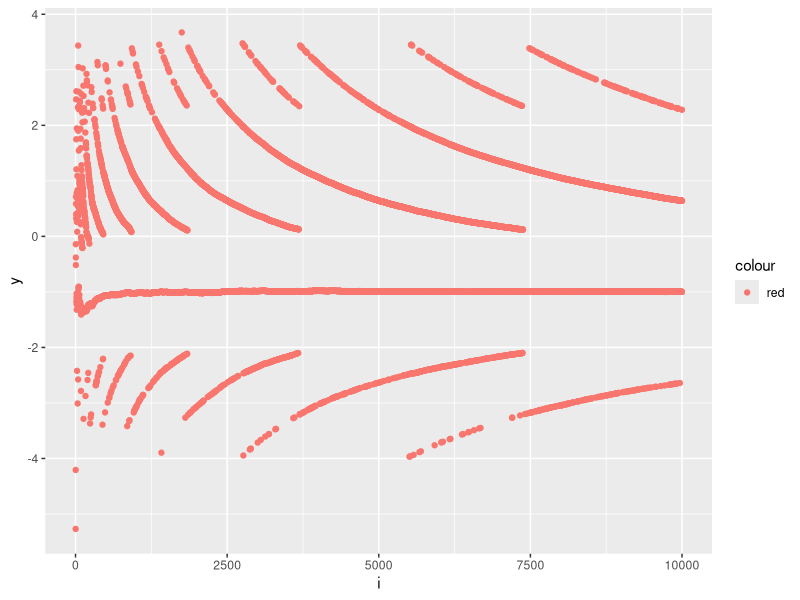

Source code (R):
## ---- chunk 1
library(ggplot2)
options(digits = 22)
knitr::opts_chunk$set(echo = TRUE)
## ---- chunk 2
x1 <-  1/3
x2 <- 1/4
if (x1 - x2 == 1/12) {
  print("Subtraction is correct") 
  } else {
    print("Subtraction is wrong")
  }
## ---- chunk 3
x1 <-  1/3
x2 <- 1/4
x3 <- 1/12

x1
x2
x3
x1-x2
## ---- chunk 4
x1 <- 1
x2 <- 1/2
if (x1 - x2 == 1/2) {
  print("Subtraction is correct") 
} else {
    print("Subtraction is wrong") 
  }

## ---- chunk 5
x1 <-  1/3
x2 <- 1/4
x_res <- (x1^2 - x2^2)/(x1+x2)
if (x_res == 1/12) {
  print("Subtraction is correct") 
  } else {
    print("Subtraction is wrong")
  }
## ---- chunk 6
derivative_function <- function(x = 2, epsilon = 10**-15) {
  derivative_1 <- ((x + epsilon) - x) / epsilon
  return(derivative_1)
}

derivative_function(x=1)
derivative_function(x=1000)

## ---- chunk 7
myvar <- function(x) {
  n <- length(x)
  variance <- 1/(n-1)*(sum(x^2) - 1/n*(sum(x)^2))
  return(variance)
}

vec_x <- rnorm(n = 10000, mean = 5, sd = 1)

myvar(vec_x)
var(vec_x)
## ---- chunk 8

myvar <- function(x) {
  n <- length(x)
  variance <- 1/(n-1)*(sum(x^2) - 1/n*(sum(x)^2))
  return(variance)
}
x <- rnorm(n = 10000, mean = 10^8, sd = 1)
y<- c()
for (i in 1:length(x)) {
  y[i] = myvar(x[1:i]) - var(x[1:i])
} 
i = 1:10000
ggplot() + 
  geom_point(aes(x = i, y = y, color = "red"))
## ---- chunk 9
myvar_corrected <- function(x) {
  n = length(x)
  variance = 1/(n-1) * sum((x - mean(x))^2)
  return(variance)
}
vec_x <- rnorm(n = 10000, mean = 5, sd = 1)
myvar_corrected(vec_x)
var(vec_x)
myvar(vec_x)
## ---- chunk 10
n = 1
k = 0

A <- prod(1:n) / (prod(1:k) * prod(1:(n-k)))
B <- prod((k+1):n) / prod(1:(n-k))
C <- prod(((k+1):n) / (1:(n-k)))

A
B
C
## ---- chunk 11
n = 0
k = 0

A <- prod(1:n) / (prod(1:k) * prod(1:(n-k)))
B <- prod((k+1):n) / prod(1:(n-k))
C <- prod(((k+1):n) / (1:(n-k)))

A
B
C
## ---- chunk 12
sample_n <- seq(0, 1000, by = 5)
sample_k <- seq(0, 1000, by = 5)

mat_A <- matrix(NA, nrow = length(sample_n), ncol = length(sample_k))
for (i in 1:length(sample_n)) {
  for (j in 1:length(sample_k)) {
    if (sample_k[j] <= sample_n[i]) {
      mat_A[i,j] = prod(1:sample_n[i]) / (prod(1:sample_k[j]) * prod(1:(sample_n[i] - sample_k[j])))
    }
  }
}
colnames(mat_A) <- sample_k
rownames(mat_A) <- sample_n

mat_B <- matrix(NA, nrow = length(sample_n), ncol = length(sample_k))
for (i in 1:length(sample_n)) {
  for (j in 1:length(sample_k)) {
    if (sample_k[j] <= sample_n[i]) {
      mat_B[i,j] = prod((sample_k[j] + 1):sample_n[i]) / (prod(1:(sample_n[i] - sample_k[j])))
    }
  }
}
colnames(mat_B) <- sample_k
rownames(mat_B) <- sample_n

mat_C <- matrix(NA, nrow = length(sample_n), ncol = length(sample_k))
for (i in 1:length(sample_n)) {
  for (j in 1:length(sample_k)) {
    if (sample_k[j] <= sample_n[i]) {
      mat_C[i,j] = prod(((sample_k[j] + 1):sample_n[i]) / (1:(sample_n[i] - sample_k[j])))
    }
  }
}
colnames(mat_C) <- sample_k
rownames(mat_C) <- sample_n

## ---- chunk 13
mat_elements = 201*201

na_count_A <- sum(is.na(mat_A))   
inf_count_A <- sum(is.infinite(mat_A)) 
nan_count_A <- sum(is.nan(mat_A))
result_count_A <- mat_elements - na_count_A - inf_count_A
# n_max_A <- 170
# k_max_A <- 165

na_count_B <- sum(is.na(mat_B))   
inf_count_B <- sum(is.infinite(mat_B)) 
nan_count_B <- sum(is.nan(mat_B))
result_count_B <- mat_elements - na_count_B - inf_count_B
# n_max_B <- 1000
# k_max_B <- 995

na_count_C <- sum(is.na(mat_C))   
inf_count_C <- sum(is.infinite(mat_C)) 
nan_count_C <- sum(is.nan(mat_C))
result_count_C <- mat_elements - na_count_C - inf_count_C
# n_max_C <- 1000
# k_max_C <- 995

vis_df <- data.frame(fields = c("result_count", "inf_count", "NaN_count"),
                     A = c(result_count_A, inf_count_A, nan_count_A),
                     B = c(result_count_B, inf_count_B, nan_count_B),
                     C = c(result_count_C, inf_count_C, nan_count_C))

vis_df_1 <- tidyr::gather(vis_df, key = "fields", value =  "formula", 2:4)


p1 <- ggplot(vis_df, aes(fields, A)) + geom_bar(stat='identity')
p2 <- ggplot(vis_df, aes(fields, B)) + geom_bar(stat='identity')
p3 <- ggplot(vis_df, aes(fields, C)) + geom_bar(stat='identity')
# p1
# p2
# p3 
